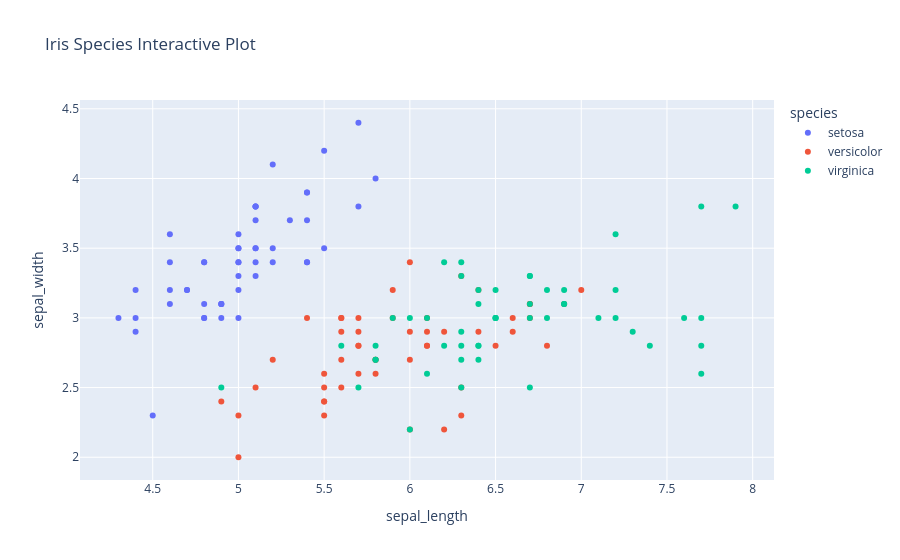

The code cell stored with this chart in its notebook:
### Code cell
# d. demo interactive plot using Plotly Express and built-in dataset
import plotly.express as px

# i. prepare data
df_iris = px.data.iris()

# ii. create scatter plot using Plotly Express scatter() function
# x-axis: 'sepal_length'; y-axis: 'sepal_width'; 'species' determines point color
fig = px.scatter(df_iris, title="Iris Species Interactive Plot", x="sepal_length", y="sepal_width", color="species")

# iii. display plot
fig.show()

### Figure 1 — Plotly figure (JSON) as saved in the notebook; plotly's stock layout.template omitted (floating-point values rounded to 4 significant figures)
{"data": [{"hovertemplate": "species=setosa<br>sepal_length=%{x}<br>sepal_width=%{y}<extra></extra>", "legendgroup": "setosa", "marker": {"color": "#636efa", "symbol": "circle"}, "mode": "markers", "name": "setosa", "orientation": "v", "showlegend": true, "type": "scatter", "x": [5.1, 4.9, 4.7, 4.6, 5.0, 5.4, 4.6, 5.0, 4.4, 4.9, 5.4, 4.8, 4.8, 4.3, 5.8, 5.7, 5.4, 5.1, 5.7, 5.1, 5.4, 5.1, 4.6, 5.1, 4.8, 5.0, 5.0, 5.2, 5.2, 4.7, 4.8, 5.4, 5.2, 5.5, 4.9, 5.0, 5.5, 4.9, 4.4, 5.1, 5.0, 4.5, 4.4, 5.0, 5.1, 4.8, 5.1, 4.6, 5.3, 5.0], "xaxis": "x", "y": [3.5, 3.0, 3.2, 3.1, 3.6, 3.9, 3.4, 3.4, 2.9, 3.1, 3.7, 3.4, 3.0, 3.0, 4.0, 4.4, 3.9, 3.5, 3.8, 3.8, 3.4, 3.7, 3.6, 3.3, 3.4, 3.0, 3.4, 3.5, 3.4, 3.2, 3.1, 3.4, 4.1, 4.2, 3.1, 3.2, 3.5, 3.1, 3.0, 3.4, 3.5, 2.3, 3.2, 3.5, 3.8, 3.0, 3.8, 3.2, 3.7, 3.3], "yaxis": "y"}, {"hovertemplate": "species=versicolor<br>sepal_length=%{x}<br>sepal_width=%{y}<extra></extra>", "legendgroup": "versicolor", "marker": {"color": "#EF553B", "symbol": "circle"}, "mode": "markers", "name": "versicolor", "orientation": "v", "showlegend": true, "type": "scatter", "x": [7.0, 6.4, 6.9, 5.5, 6.5, 5.7, 6.3, 4.9, 6.6, 5.2, 5.0, 5.9, 6.0, 6.1, 5.6, 6.7, 5.6, 5.8, 6.2, 5.6, 5.9, 6.1, 6.3, 6.1, 6.4, 6.6, 6.8, 6.7, 6.0, 5.7, 5.5, 5.5, 5.8, 6.0, 5.4, 6.0, 6.7, 6.3, 5.6, 5.5, 5.5, 6.1, 5.8, 5.0, 5.6, 5.7, 5.7, 6.2, 5.1, 5.7], "xaxis": "x", "y": [3.2, 3.2, 3.1, 2.3, 2.8, 2.8, 3.3, 2.4, 2.9, 2.7, 2.0, 3.0, 2.2, 2.9, 2.9, 3.1, 3.0, 2.7, 2.2, 2.5, 3.2, 2.8, 2.5, 2.8, 2.9, 3.0, 2.8, 3.0, 2.9, 2.6, 2.4, 2.4, 2.7, 2.7, 3.0, 3.4, 3.1, 2.3, 3.0, 2.5, 2.6, 3.0, 2.6, 2.3, 2.7, 3.0, 2.9, 2.9, 2.5, 2.8], "yaxis": "y"}, {"hovertemplate": "species=virginica<br>sepal_length=%{x}<br>sepal_width=%{y}<extra></extra>", "legendgroup": "virginica", "marker": {"color": "#00cc96", "symbol": "circle"}, "mode": "markers", "name": "virginica", "orientation": "v", "showlegend": true, "type": "scatter", "x": [6.3, 5.8, 7.1, 6.3, 6.5, 7.6, 4.9, 7.3, 6.7, 7.2, 6.5, 6.4, 6.8, 5.7, 5.8, 6.4, 6.5, 7.7, 7.7, 6.0, 6.9, 5.6, 7.7, 6.3, 6.7, 7.2, 6.2, 6.1, 6.4, 7.2, 7.4, 7.9, 6.4, 6.3, 6.1, 7.7, 6.3, 6.4, 6.0, 6.9, 6.7, 6.9, 5.8, 6.8, 6.7, 6.7, 6.3, 6.5, 6.2, 5.9], "xaxis": "x", "y": [3.3, 2.7, 3.0, 2.9, 3.0, 3.0, 2.5, 2.9, 2.5, 3.6, 3.2, 2.7, 3.0, 2.5, 2.8, 3.2, 3.0, 3.8, 2.6, 2.2, 3.2, 2.8, 2.8, 2.7, 3.3, 3.2, 2.8, 3.0, 2.8, 3.0, 2.8, 3.8, 2.8, 2.8, 2.6, 3.0, 3.4, 3.1, 3.0, 3.1, 3.1, 3.1, 2.7, 3.2, 3.3, 3.0, 2.5, 3.0, 3.4, 3.0], "yaxis": "y"}], "layout": {"legend": {"title": {"text": "species"}, "tracegroupgap": 0}, "title": {"text": "Iris Species Interactive Plot"}, "xaxis": {"anchor": "y", "domain": [0, 1], "title": {"text": "sepal_length"}}, "yaxis": {"anchor": "x", "domain": [0, 1], "title": {"text": "sepal_width"}}}}
